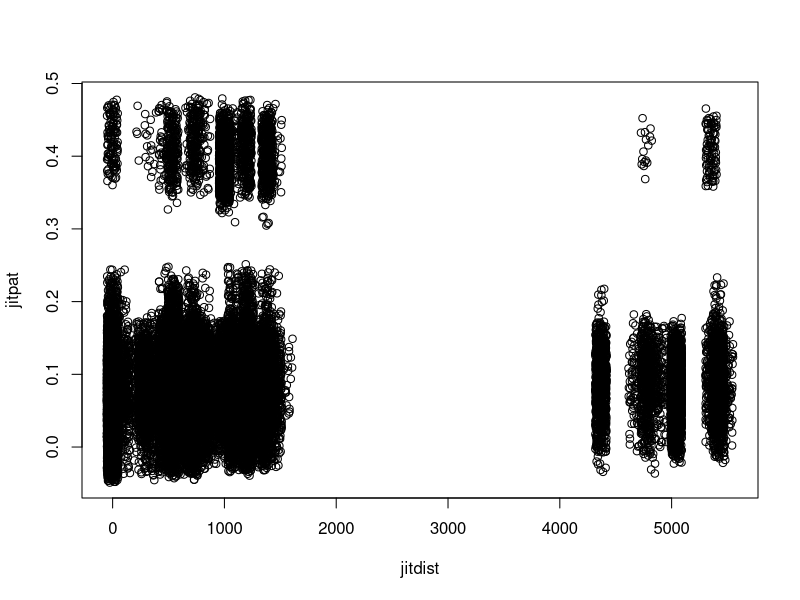
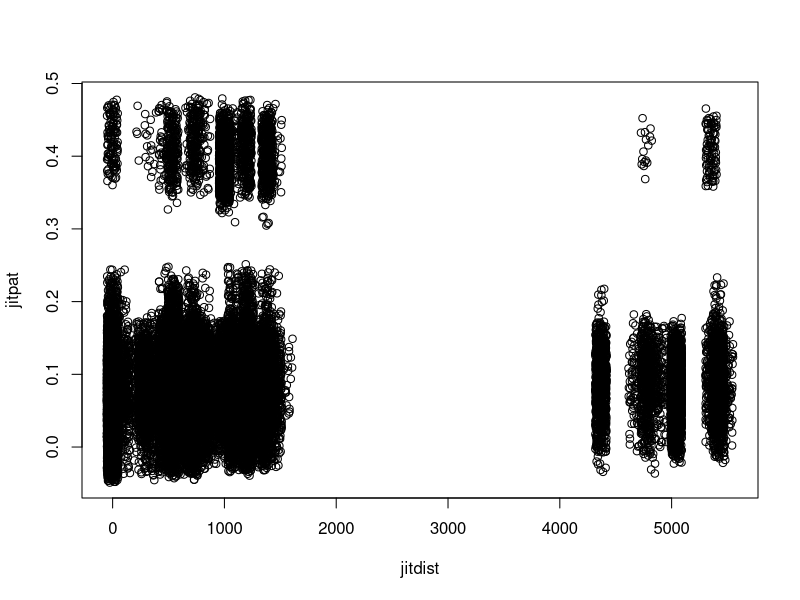

Recreate these plots in R, in order.
setwd("C:/Users/fries/Desktop/perl_scripts")

data<-read.table('r_patgeo_dist.txt', sep="\t", header=T)

 jitpat<-jitter(data$patristic, amount=0.05)
 jitdist<-jitter(data$distance, amount=50)
 plot(jitdist, jitpat)
 pdf('np_pat_v_geo_allOSU.pdf')
 plot(jitdist, jitpat)
 dev.off()